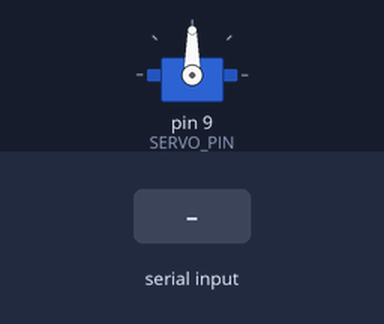
Recording of a program running on a simulated Arduino Uno, built with avr-gcc and run on an emulated ATmega328P. On the bench: servo. The inputs (shaded band) are chosen by the test bench. What the program prints to the serial monitor is not drawn.

Above: at 1.2 s.
1.3 s: "90,45\n" received over Serial
At 2.1 s:
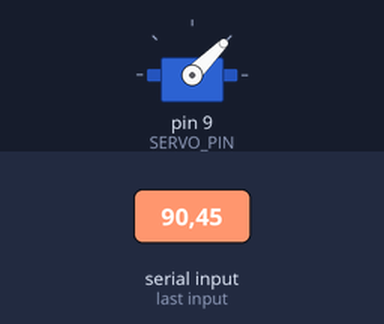
At 2.7 s:
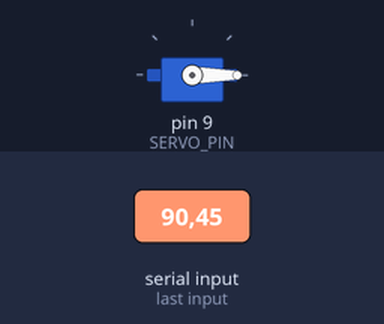
4.3 s: "30,150\n" received over Serial
At 4.6 s:
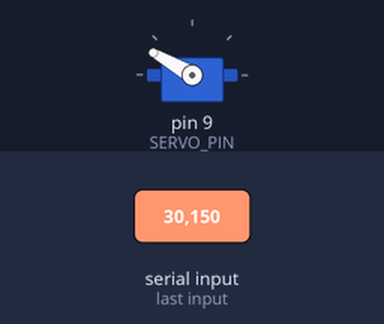
Timing chart, 0 to 7.3 s (numbered marks = the images above; inputs shaded):
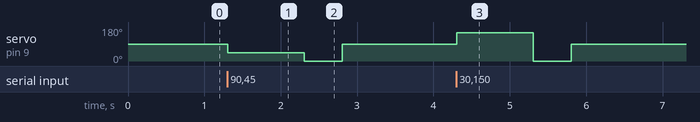

Measured:
- after the input at 1.3 s, servo on pin 9 (SERVO_PIN): 90° → 45° at once, → 0° 1.0 s later, → 90° 0.50 s later
- after the input at 4.3 s, servo on pin 9 (SERVO_PIN): 90° → 150° at once, → 0° 1.0 s later, → 90° 0.50 s later

The program:

main.cpp
```cpp
#include <Arduino.h>
#include <Servo.h>

Servo servo;

const int SERVO_PIN = 9;
const int SAFE_POS = 90;
const unsigned long SERIAL_TIMEOUT = 500; // ms

unsigned long lastSerialTime = 0;

void setup() {
  Serial.begin(9600);
  servo.attach(SERVO_PIN);

  servo.write(SAFE_POS);  // safe startup position
  lastSerialTime = millis();

  Serial.println("Arduino ready. Send 0–180.");
}

void loop() {

  // Check for incoming serial data
  if (Serial.available() > 0) {
    int value = Serial.parseInt();   // expects 0–180

    if (value >= 0 && value <= 180) {
      servo.write(value);
      lastSerialTime = millis();   // reset watchdog

      Serial.print("Input value: ");
      Serial.println(value);
    }
  }

  // WATCHDOG: stop if serial goes silent
  if (millis() - lastSerialTime > SERIAL_TIMEOUT) {
    servo.write(SAFE_POS);   // stop / center
  }
}
```
